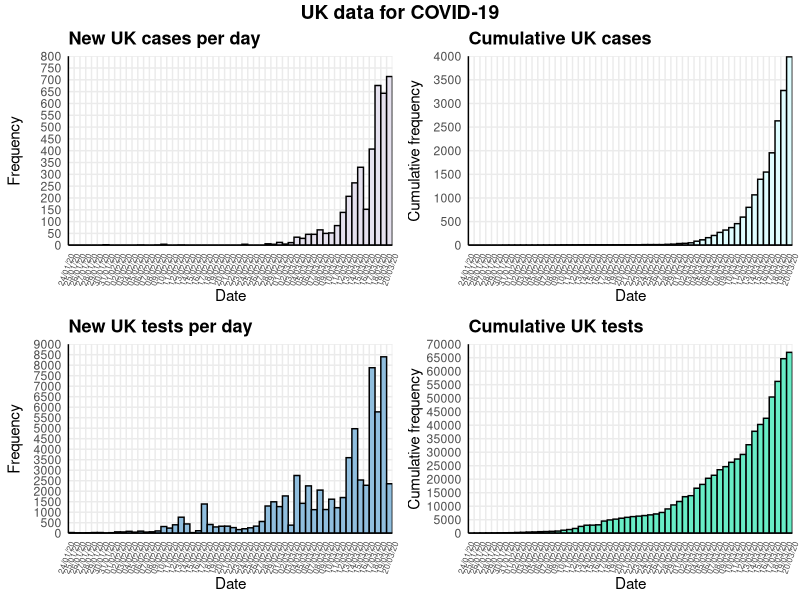
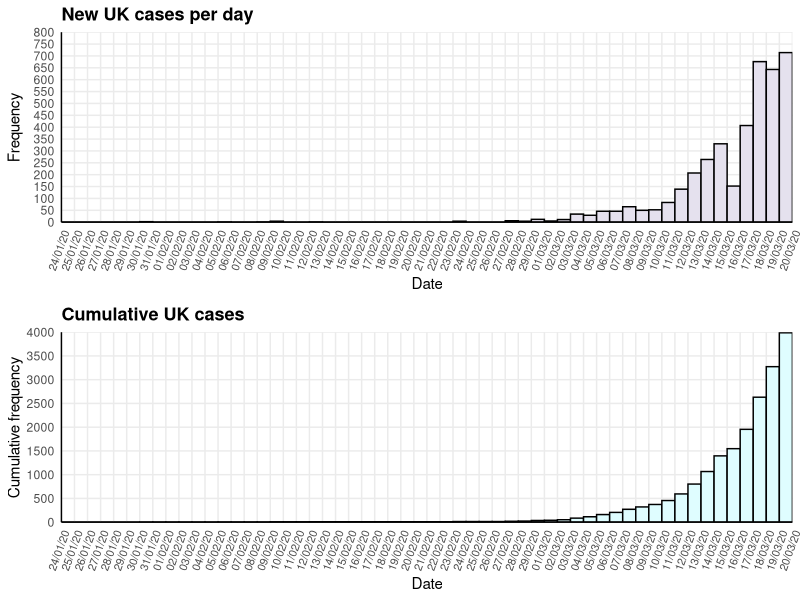
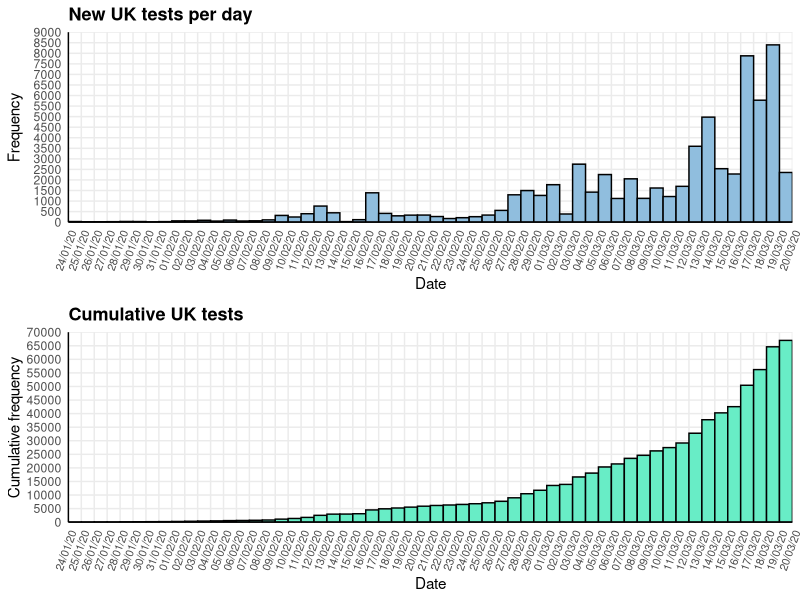

The R source for these figures, in order:
## Exploration of UK COVID-19 data
## Emma Doughty (e.doughty6@gmail.com)

# Install libraries if necessary
#if(!require(ggpubr)) install.packages("ggpubr")
#if(!require(tidyverse)) install.packages("tidyverse")
#if(!require(scales)) install.packages("scales")

# Load libraries
library(readr)
library(tidyr)
library(plyr)
library(ggplot2)
library(scales)
library(ggpubr)

#Load data
COVID19_by_day <- read_csv("Data/COVID19_by_day.csv")
COVID19_by_day$Date <- as.Date(COVID19_by_day$Date, format = "%d/%m/%y")
COVID19_by_day <- COVID19_by_day[order(COVID19_by_day$Date),]

#### Generate plots ####

#### CASES per day ####
# Read in new cases per day from summarised data, format date correctly
df_NewCases <- data.frame(Date=c(COVID19_by_day$Date), ntimes=c(COVID19_by_day$NewCases))
df_NewCases <- as.data.frame(lapply(df_NewCases, rep, df_NewCases$ntimes))

# Plot number of NEW CASES per day
NewCases_Sigfig <- signif(max(COVID19_by_day$NewCases))
NewCases_Factor <- 10^(floor(log10(NewCases_Sigfig)))
NewCases_Max <- round_any(max(COVID19_by_day$NewCases), NewCases_Factor, f=ceiling)
NewCases_Breaks <- ceiling(NewCases_Factor/2)

plot_NewCases <- ggplot(data=df_NewCases, aes(x=df_NewCases$Date)) +
  geom_histogram(binwidth=1, boundary = 1, colour="black", fill= "#E5E1EE") +
  scale_x_date(labels = date_format("%d/%m/%y"), expand = c(0, 0), 
               limits = c(min(COVID19_by_day$Date)-1, max(COVID19_by_day$Date)),
               breaks = seq(min(COVID19_by_day$Date)-1, max(COVID19_by_day$Date), 1)) +
  scale_y_continuous(limits = c(0, NewCases_Max), 
                     breaks = seq(0, NewCases_Max, NewCases_Breaks),
                     expand = c(0, 0)) +
  ylab("Frequency") + xlab("Date")+
  ggtitle("New UK cases per day") +
  theme_minimal() +
  theme(plot.title = element_text(size=13, face="bold"),
        axis.line = element_line(colour = "black"),
        axis.text.x = element_text(angle = 70, hjust = 1, vjust = 1), 
        panel.grid.minor = element_blank())

# Plot CUMULATIVE CASES per day
CumCases_Sigfig <- signif(sum(COVID19_by_day$NewCases))
CumCases_Factor <- 10^(floor(log10(CumCases_Sigfig)))
CumCases_Max <- round_any(sum(COVID19_by_day$NewCases), CumCases_Factor, f=ceiling)
CumCases_Breaks <- ceiling(CumCases_Factor/2)

plot_CumCases <- ggplot(data=df_NewCases, aes(x=df_NewCases$Date)) + 
  geom_histogram(aes(y = cumsum(..count..)), binwidth=1, 
                 boundary = 1, colour="black", fill= "#DFFDFF") +
  scale_x_date(labels = date_format("%d/%m/%y"), expand = c(0, 0), 
               limits = c(min(COVID19_by_day$Date)-1, max(COVID19_by_day$Date)),
               breaks = seq(min(COVID19_by_day$Date)-1, max(COVID19_by_day$Date), 1)) +
  scale_y_continuous(limits = c(0, CumCases_Max), 
                     breaks = seq(0, CumCases_Max, CumCases_Breaks), expand = c(0, 0)) +
  ylab("Cumulative frequency") + xlab("Date") +
  ggtitle("Cumulative UK cases") +
  theme_minimal() +
  theme(plot.title = element_text(size=13, face="bold"),
        axis.line = element_line(colour = "black"),
        axis.text.x = element_text(angle = 70, hjust = 1, vjust = 1), 
        panel.grid.minor = element_blank())


#### TESTS per day ####
# Read in new tests per day from summarised data, format date correctly
df_NewTests <- data.frame(Date=c(COVID19_by_day$Date), ntimes=c(COVID19_by_day$NewTests))
df_NewTests<- as.data.frame(lapply(df_NewTests, rep, df_NewTests$ntimes))

# Plot NEW TESTS per day #
NewTests_Sigfig <- signif(max(COVID19_by_day$NewTests))
NewTests_Factor <- 10^(floor(log10(NewTests_Sigfig)))
NewTests_Max <- round_any(max(COVID19_by_day$NewTests), NewTests_Factor, f=ceiling)
NewTests_Breaks <- ceiling(NewTests_Factor/2)

plot_NewTests <- ggplot(data=df_NewTests, aes(x=df_NewTests$Date)) + 
  geom_histogram(binwidth=1, boundary = 1, colour="black", fill= "#90BEDE") +
  scale_x_date(labels = date_format("%d/%m/%y"), expand = c(0, 0), 
               limits = c(min(COVID19_by_day$Date)-1, max(COVID19_by_day$Date)),
               breaks = seq(min(COVID19_by_day$Date)-1, max(COVID19_by_day$Date), 1)) +
  scale_y_continuous(limits = c(0, NewTests_Max), 
                     breaks = seq(0, NewTests_Max, NewTests_Breaks), expand = c(0, 0)) +
  ylab("Frequency") + xlab("Date") +
  ggtitle("New UK tests per day") +
  theme_minimal() +
  theme(plot.title = element_text(size=13, face="bold"),
        axis.line = element_line(colour = "black"),
        axis.text.x = element_text(angle = 70, hjust = 1, vjust = 1), 
        panel.grid.minor = element_blank())

# Plot CUMULATIVE TESTS per day
CumTests_Sigfig <- signif(sum(COVID19_by_day$NewTests))
CumTests_Factor <- 10^(floor(log10(CumTests_Sigfig)))
CumTests_Max <- round_any(sum(COVID19_by_day$NewTests), CumTests_Factor, f=ceiling)
CumTests_Breaks <- ceiling(CumTests_Factor/2)

plot_CumTests <- ggplot(data=df_NewTests, aes(x=df_NewTests$Date)) + 
  geom_histogram(aes(y = cumsum(..count..)), binwidth=1, 
                 boundary = 1, colour="black", fill= "#68EDC6") +
  scale_x_date(labels = date_format("%d/%m/%y"), expand = c(0, 0), 
               limits = c(min(COVID19_by_day$Date)-1, max(COVID19_by_day$Date)),
               breaks = seq(min(COVID19_by_day$Date)-1, max(COVID19_by_day$Date), 1)) +
  scale_y_continuous(limits = c(0, CumTests_Max), 
                     breaks = seq(0, CumTests_Max, CumTests_Breaks),  expand = c(0, 0)) +
  ylab("Cumulative frequency") + xlab("Date") +
  ggtitle("Cumulative UK tests") +
  theme_minimal() +
  theme(plot.title = element_text(size=13, face="bold"),
        axis.line = element_line(colour = "black"),
        axis.text.x = element_text(angle = 70, hjust = 1, vjust = 1), 
        panel.grid.minor = element_blank())


# #### DEATHS per day ####
# # Read in DEATHS per day from summarised data, format date correctly
# df_NewDeaths <- data.frame(Date=c(COVID19_by_day$Date), ntimes=c(COVID19_by_day$NewDeaths))
# df_NewDeaths <- as.data.frame(lapply(df_NewDeaths, rep, df_NewDeaths$ntimes))
# 
# # Plot NEW DEATHS per day #
# NewDeaths_Sigfig <- signif(max(COVID19_by_day$NewDeaths))
# NewDeaths_Factor <- 10^(floor(log10(NewDeaths_Sigfig)))
# NewDeaths_Max <- round_any(max(COVID19_by_day$NewDeaths), NewDeaths_Factor, f=ceiling)
# NewDeaths_Breaks <- ceiling(NewDeaths_Factor/2)
# 
# plot_NewDeaths <- ggplot(data=df_NewDeaths, aes(x=df_NewDeaths$Date)) + 
#   geom_histogram(binwidth=1, boundary = 1, colour="black", fill= "#90F3FF") +
#   scale_x_date(labels = date_format("%d/%m/%y"), expand = c(0, 0), 
#                limits = c(min(COVID19_by_day$Date)-1, max(COVID19_by_day$Date)),
#                breaks = seq(min(COVID19_by_day$Date)-1, max(COVID19_by_day$Date), 1)) +
#   scale_y_continuous(limits = c(0, NewDeaths_Max), 
#                      breaks = seq(0, NewDeaths_Max, NewDeaths_Breaks), expand = c(0, 0)) +
#   ylab("Frequency") + xlab("Date") +
#   ggtitle("New UK deaths") +
#   theme_minimal() +
#   theme(plot.title = element_text(size=13, face="bold"),
#         axis.line = element_line(colour = "black"),
#         axis.text.x = element_text(angle = 70, hjust = 1, vjust = 1), 
#         panel.grid.minor = element_blank())
# 
# # Plot CUMULATIVE DEATHS per day
# CumDeaths_Sigfig <- signif(sum(COVID19_by_day$NewDeaths))
# CumDeaths_Factor <- 10^(floor(log10(CumDeaths_Sigfig)))
# CumDeaths_Max <- round_any(sum(COVID19_by_day$NewDeaths), CumDeaths_Factor, f=ceiling)
# CumDeaths_Breaks <- ceiling(CumDeaths_Factor/2)
# 
# plot_CumDeaths <- ggplot(data=df_NewDeaths, aes(x=df_NewDeaths$Date)) + 
#   geom_histogram(aes(y = cumsum(..count..)), binwidth=1, boundary = 1, 
#                  colour="black", fill= "#8D80AD") +
#   scale_x_date(labels = date_format("%d/%m/%y"), expand = c(0, 0), 
#                limits = c(min(COVID19_by_day$Date)-1, max(COVID19_by_day$Date)),
#                breaks = seq(min(COVID19_by_day$Date)-1, max(COVID19_by_day$Date), 1)) +
#   scale_y_continuous(limits = c(0,CumDeaths_Max), 
#                      breaks = seq(0, CumDeaths_Max, CumDeaths_Breaks), expand = c(0, 0)) +
#   ylab("Cumulative frequency") + xlab("Date") +
#   ggtitle("Cumulative UK deaths") +
#   theme_minimal() +
#   theme(plot.title = element_text(size=13, face="bold"),
#         axis.line = element_line(colour = "black"),
#         axis.text.x = element_text(angle = 70, hjust = 1, vjust = 1), 
#         panel.grid.minor = element_blank())


#### Generate plots ####
# Cases, tests and deaths summary figure
Sum_figure <- ggarrange(plot_NewCases + font("x.text", size = 6), 
                        plot_CumCases + font("x.text", size = 6), 
                        plot_NewTests + font("x.text", size = 6), 
                        plot_CumTests + font("x.text", size = 6), 
#                        plot_NewDeaths + font("x.text", size = 6), 
#                        plot_CumDeaths + font("x.text", size = 6),
                        ncol = 2, nrow = 2, align = "hv")

Sum_figure <- annotate_figure(Sum_figure,
                              top = text_grob("UK data for COVID-19", face = "bold", size = 14))

ggsave("Summary_plot.png", height = 8.27, width = 11.69)


# Cases per day figure
Cases_figure <- ggarrange(plot_NewCases + font("x.text", size = 8), 
                          plot_CumCases + font("x.text", size = 8), 
                          ncol = 1, nrow = 2, align = "hv")

ggsave("Cases_plot.png", height = 8.27, width = 11.69)


# Tests per day figure
Tests_figure <- ggarrange(plot_NewTests + font("x.text", size = 8), 
                          plot_CumTests + font("x.text", size = 8), 
                          ncol = 1, nrow = 2, align = "hv")

ggsave("Tests_plot.png", height = 8.27, width = 11.69)


# # Deaths per day figure
# Deaths_figure <- ggarrange(plot_NewDeaths + font("x.text", size = 8), 
#                            plot_CumDeaths + font("x.text", size = 8), 
#                            ncol = 1, nrow = 2, align = "hv")
# 
# ggsave("Deaths_plot.png", height = 8.27, width = 11.69)



